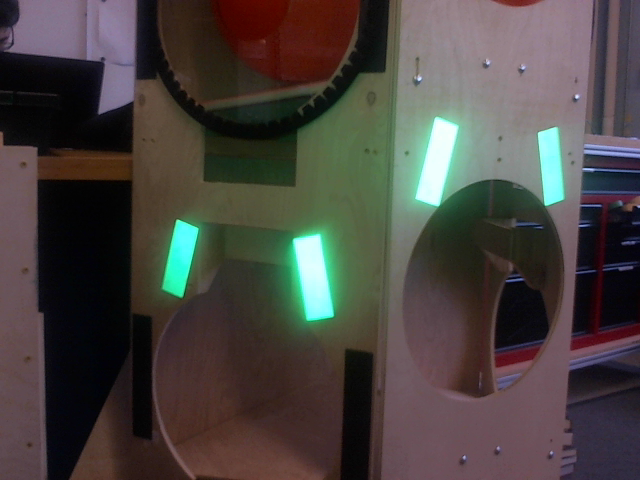
#> input picture src/vision_debug/Awkward angle.png, 640 x 480 px, given in place of the camera
$ python ball_tracking.py
#> lines starting #> are read from the running program, lines starting #| are printed output that depends on the picture; after the words box and inside, x2 and y2 are one past the last pixel; in counts of white or black regions, pixels touching at a corner belong together
import numpy as np
import cv2

# define the lower and upper boundaries of the "green"
# ball in the HSV color space, then initialize the
# list of tracked points
greenLower = (0, 100, 111)
greenUpper = (255, 255, 255)

vs = cv2.VideoCapture(1)

def grab_contours(cnts):
    # OpenCV v2.4, v4-beta, or v4-official
    if len(cnts) == 2:
        cnts = cnts[0]
    # OpenCV v3, v4-pre, or v4-alpha
    elif len(cnts) == 3:
        cnts = cnts[1]
    return cnts


# keep looping
while True:
	# grab the current
	ret, frame = vs.read()
#> frame is the input picture: shape (480, 640, 3); mean B, G, R 64.3, 67.8, 73

	# resize the frame, blur it, and convert it to the HSV
	# color space
	blurred = cv2.GaussianBlur(frame, (11, 11), 0)
	hsv = cv2.cvtColor(blurred, cv2.COLOR_BGR2HSV)
#> hsv: shape (480, 640, 3); mean H, S, V 83.4, 84.2, 81.5

	# construct a mask for the color "orange", then perform
	# a series of dilations and erosions to remove any small
	# blobs left in the mask
	mask = cv2.inRange(hsv, greenLower, greenUpper)
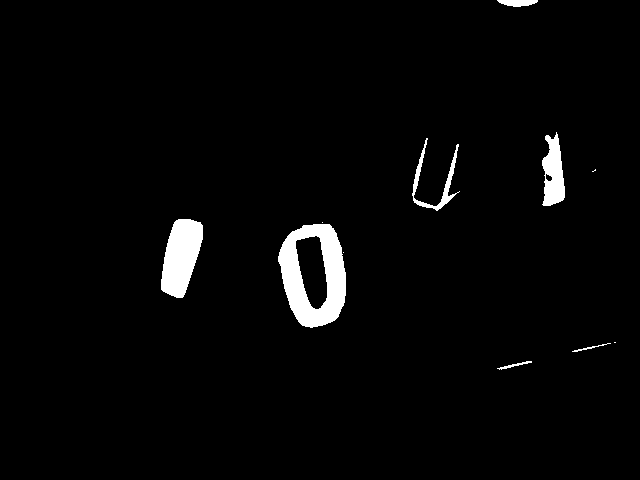
#> mask: shape (480, 640); 2.7% white; 11 white regions (4 under 20 px), largest, box (x1, y1, x2, y2) and area: (278, 224, 346, 328) 3984, (161, 219, 203, 298) 2307, (542, 132, 565, 206) 1146
	mask = cv2.erode(mask, None, iterations=2)
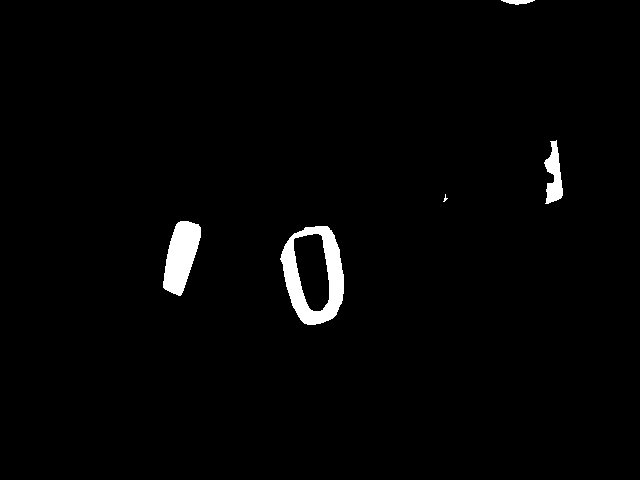
#> mask: shape (480, 640); 1.8% white; 5 white regions (1 under 20 px), largest, box (x1, y1, x2, y2) and area: (280, 226, 344, 325) 2880, (163, 221, 201, 296) 1839, (544, 140, 563, 204) 696, (501, 0, 535, 5) 110
	mask = cv2.dilate(mask, None, iterations=2)
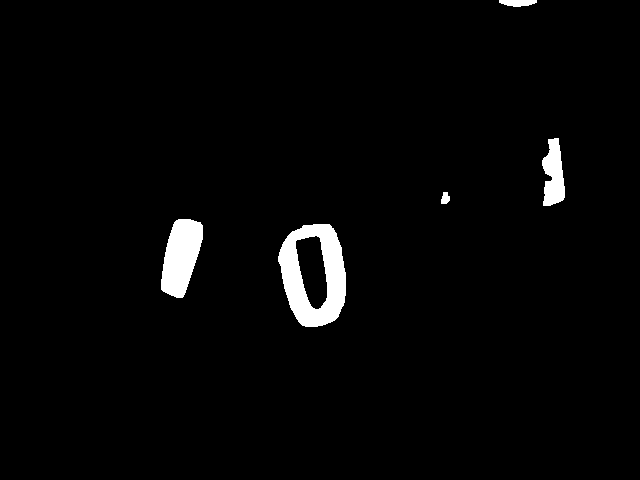
#> mask: shape (480, 640); 2.5% white; 5 white regions

	# find contours in the mask and initialize the current
	# (x, y) center of the ball
	cnts = cv2.findContours(mask.copy(), cv2.RETR_EXTERNAL,
		cv2.CHAIN_APPROX_SIMPLE)
#> cnts = 5 contours; box (x1, y1, x2, y2) and area: (278, 224, 346, 327) 5414, (161, 219, 203, 298) 2212, (542, 138, 565, 206) 1008, (499, 0, 537, 7) 166, (441, 192, 450, 204) 66
	cnts = grab_contours(cnts)
	center = None

	# only proceed if at least one contour was found
	if len(cnts) > 0:
		# find the largest contour in the mask, then use
		# it to compute the minimum enclosing circle and
		# centroid
		c = max(cnts, key=cv2.contourArea)
#> c = contour of 121 points, box (x1, y1, x2, y2) (278, 224, 346, 327), area 5414
		((x, y), radius) = cv2.minEnclosingCircle(c)
#> x = 317; y = 275; radius = 52.39
		M = cv2.moments(c)
#> M = moments, m00 5413.5, centre m10/m00, m01/m00 = (313.4, 274)
		center = (int(M["m10"] / M["m00"]), int(M["m01"] / M["m00"]))
#> center = (313, 273)

		# only proceed if the radius meets a minimum size
		if radius > 60:
			# draw the circle and centroid on the frame,
			# then update the list of tracked points
			cv2.circle(frame, (int(x), int(y)), int(radius),
				(0, 255, 255), 2)
			cv2.circle(frame, center, 5, (0, 0, 255), -1)


	# show the frame to our screen
	cv2.imshow("Frame", frame)
	key = cv2.waitKey(1) & 0xFF
#> (key q is pressed here)

	# if the 'q' key is pressed, stop the loop
	if key == ord("q"):
		break

vs.release()

# close all windows
cv2.destroyAllWindows()
